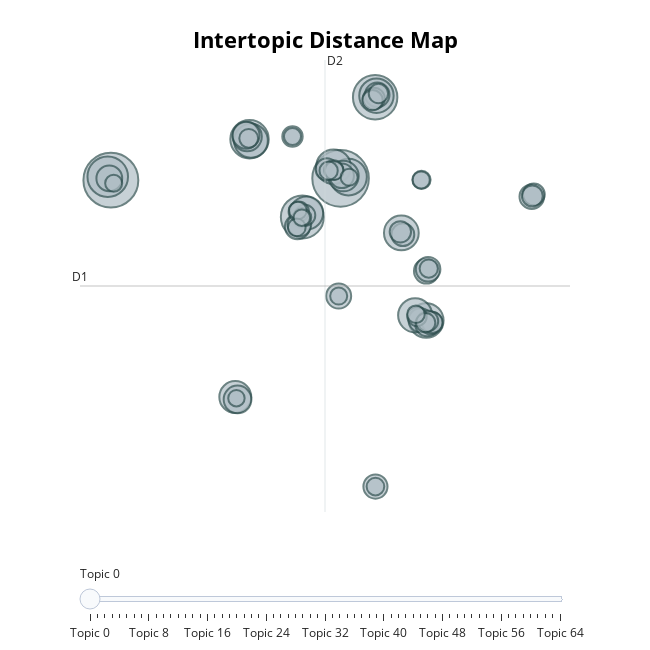

Notebook source saved alongside this figure:
### Code cell
default_topic_model.visualize_topics()
